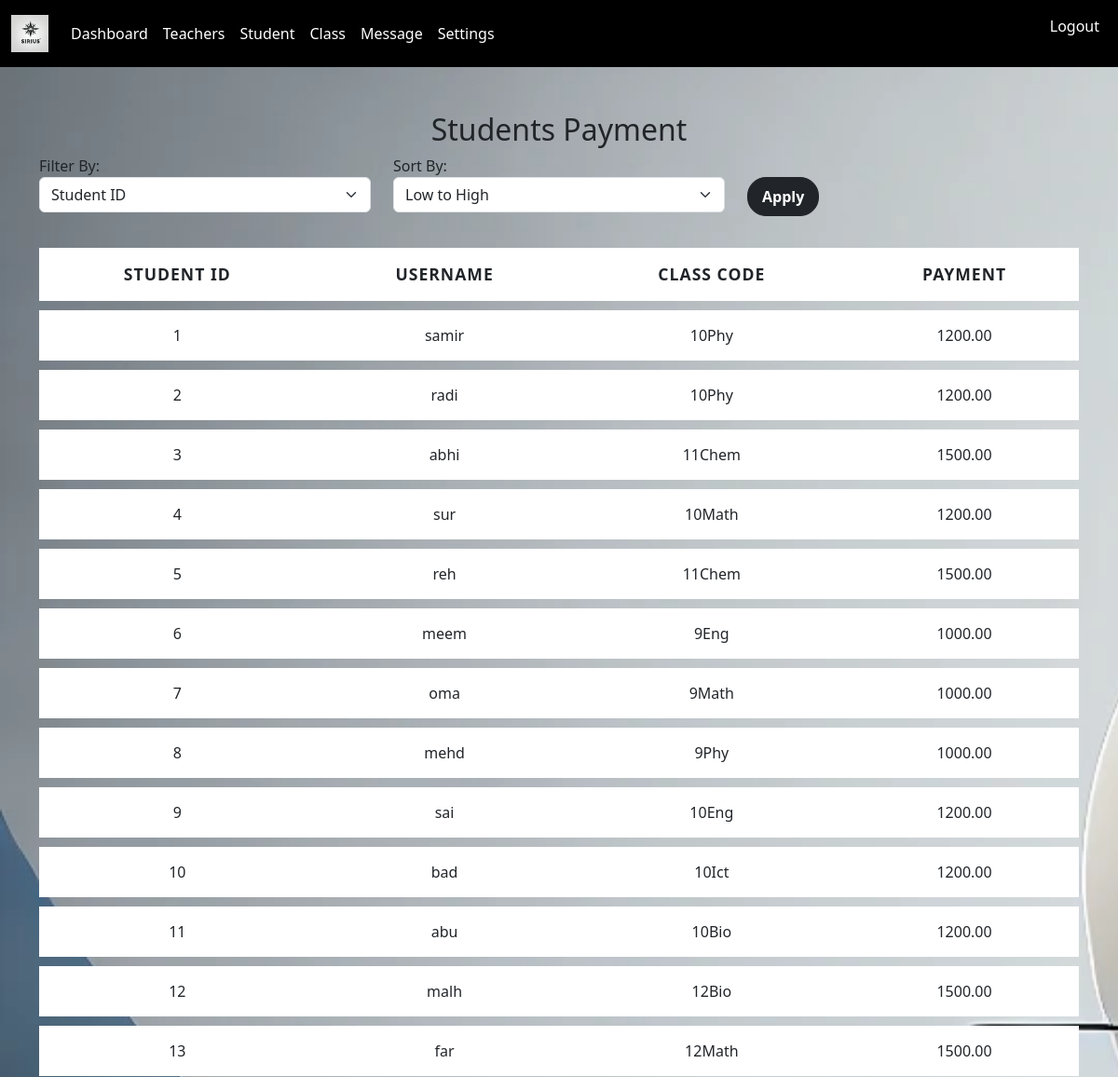
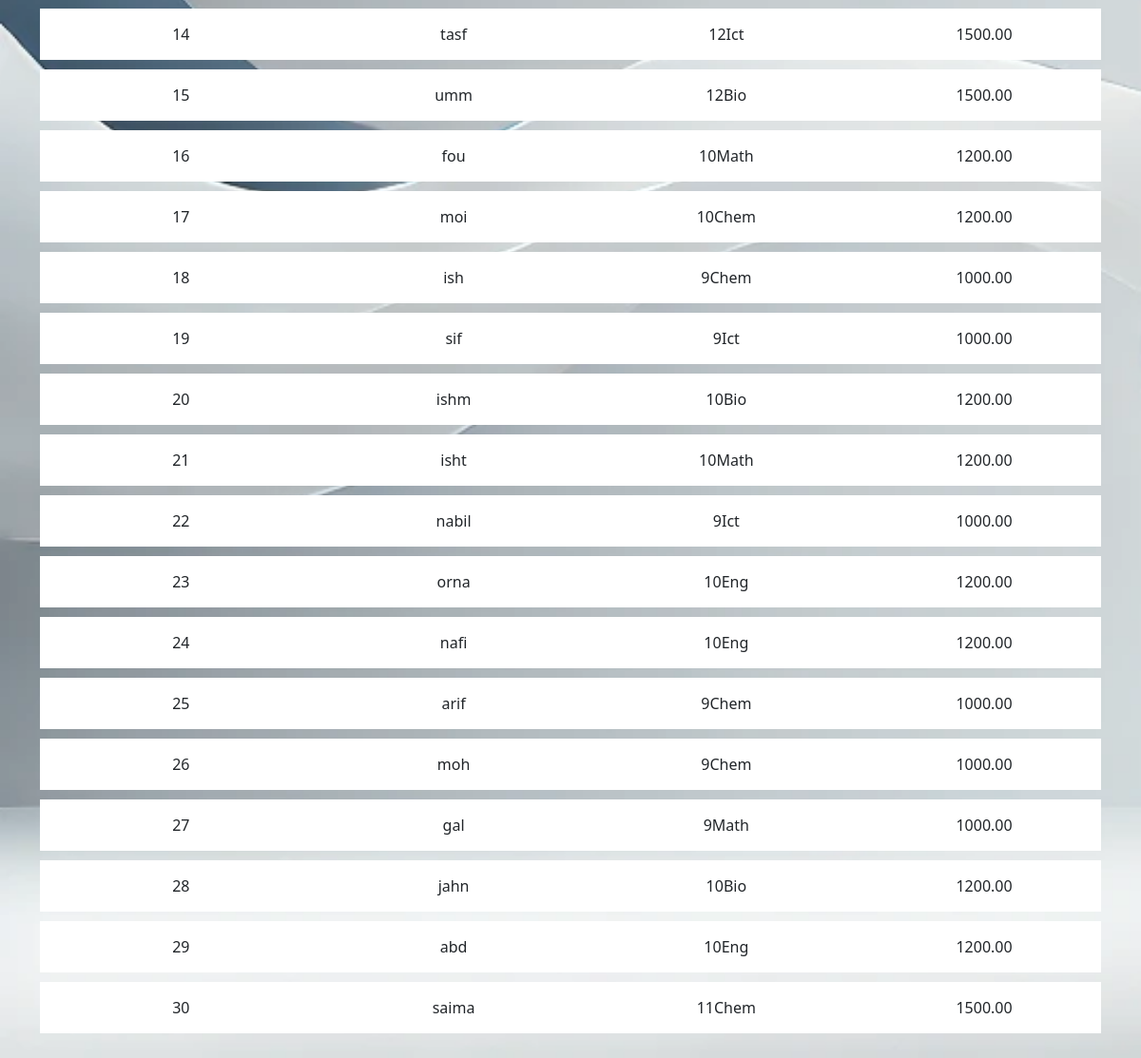
The app's page /Sirius/admin/students_payment.php (signed in) with its own data (2 pictures, top to bottom).
### tables this page shows
CREATE TABLE `student` (
  `username` varchar(50) NOT NULL,
  `password` varchar(255) NOT NULL,
  `f_name` varchar(50) NOT NULL,
  `l_name` varchar(50) NOT NULL,
  `student_id` int(11) NOT NULL,
  `class_code` varchar(50) DEFAULT NULL,
  `Address` varchar(250) DEFAULT NULL,
  `class_name` int(11) DEFAULT NULL
);

CREATE TABLE `class` (
  `class_name` int(11) NOT NULL,
  `class_code` varchar(255) NOT NULL,
  `Days` varchar(50) DEFAULT NULL,
  `teacher's_Payment` decimal(10,2) DEFAULT NULL,
  `class_time` varchar(16) DEFAULT NULL,
  `student_payment` decimal(10,2) DEFAULT NULL
);

### Sirius/admin/students_payment.php (the view, shortened to what this page needs)
<?php
if (isset($_SESSION['admin_id']) && isset($_SESSION['usert']) && $_SESSION['usert'] == '1') {
    include "../dbConnection.php";
    $filterBy = $_GET['filterBy'] ?? 'student_id';
    $sortOrder = $_GET['sortOrder'] ?? 'ASC';
    $sql = "SELECT
                s.student_id,
                s.username,
                s.class_code,
                c.class_name,
                c.student_payment AS payment
            FROM
                student s
            LEFT JOIN
                class c ON s.class_code = c.class_code
            ORDER BY
                $filterBy $sortOrder;";
    $stmt = $conct->prepare($sql);
    $stmt->execute();
    $payments = $stmt->fetchAll(PDO::FETCH_ASSOC);
    ?>
    <!DOCTYPE html>
    <html>
    <head>
        <link href="https://cdnjs.cloudflare.com/ajax/libs/bootstrap/5.3.0/css/bootstrap.min.css" rel="stylesheet">
        <link rel="stylesheet" type="text/css" href="..\Css\Front.css">
        <link rel="stylesheet" href="https://cdnjs.cloudflare.com/ajax/libs/font-awesome/4.7.0/css/font-awesome.min.css">
    </head>
    <body class="image_for_teacher">
        <nav class="navbar navbar-expand-lg navbar-light bg-light" id="Front_nav">
            <div class="container-fluid">
                <a class="navbar-brand" href="#">
                    <img src="..\image\icon.webp" width="40">
                </a>
                <div class="collapse navbar-collapse" id="navbarSupportedContent">
                    <ul class="navbar-nav me-auto mb-2 mb-lg-0">
                        <li class="nav-item">
                            <a class="nav-link" aria-current="page" href="index.php">Dashboard</a>
                        </li>
                        <li class="nav-item">
                            <a class="nav-link" aria-current="page" href="teacher.php">Teachers</a>
                        </li>
                        <li class="nav-item">
                            <a class="nav-link" aria-current="page" href="student.php">Student</a>
                        </li>
                        <li class="nav-item">
                            <a class="nav-link" href="#" data-bs-toggle="modal" data-bs-target="#contactModal">Class</a>
                        </li>
                        <li class="nav-item">
                            <a class="nav-link" href="#" data-bs-toggle="modal" data-bs-target="#contactModal">Message</a>
                        </li>
                        <li class="nav-item">
                            <a class="nav-link" href="#" data-bs-toggle="modal" data-bs-target="#contactModal">Settings</a>
                        </li>
                    </ul>
                    <ul>
                        <li class="navbar-nav me-auto mb-2 mb-lg-0">
                            <a class="nav-link" href="../logout.php">Logout</a>
                        </li>
                    </ul>
                </div>
            </div>
        </nav>
        <div class="container mt-5">
            <h2 class="text-center">Students Payment</h2>
            <form method="GET" class="mb-4">
                <div class="row">
                    <div class="col">
                        <label for="filterBy">Filter By:</label>
                        <select name="filterBy" id="filterBy" class="form-select">
                            <option value="student_id" <?= $filterBy == 'student_id' ? 'selected' : '' ?>>Student ID</option>
                        </select>
                    </div>
                    <div class="col">
                        <label for="sortOrder">Sort By:</label>
                        <select name="sortOrder" id="sortOrder" class="form-select">
                            <option value="ASC" <?= $sortOrder == 'ASC' ? 'selected' : '' ?>>Low to High</option>
                        </select>
                    </div>
                    <div class="col">
                        <button type="submit" class="btn btn-dark mt-4">Apply</button>
                    </div>
                </div>
            </form>
            <table class="table table-bordered">
                <thead>
                    <tr>
                        <th>Student ID</th>
                        <th>Username</th>
                        <th>Class Code</th>
                        <th>Payment</th>
                    </tr>
                </thead>
                <tbody>
                    <?php foreach ($payments as $payment): ?>
                        <tr>
                            <td><?= htmlspecialchars($payment['student_id']) ?></td>
                            <td><?= htmlspecialchars($payment['username']) ?></td>
                            <td><?= htmlspecialchars($payment['class_code']) ?></td>
                            <td><?= htmlspecialchars($payment['payment']) ?></td>
                        </tr>
                    <?php endforeach; ?>
                </tbody>
            </table>
        </div>
    </body>
    </html>
    <?php
} else {
    header("Location: ../index.php");
    exit();
}
?>

### Sirius/Css/Front.css (style rules this page uses)
.image_for_teacher { background: url(../image/web_back.webp); background-size: cover; background-attachment: fixed; }
#Front_nav { background: rgba(0, 0, 0, 1) !important; }
.nav-link { color: white !important; }
.table { border-collapse: separate; border-spacing: 0 10px; }
.table th, .table td { padding: 15px; vertical-align: middle; text-align: center; border: none; }
.table thead th { font-size: 1.1rem; font-weight: 600; text-transform: uppercase; letter-spacing: 1px; }
.btn { font-weight: bold; padding: 8px 15px; border-radius: 20px; transition: background-color 0.3s ease, transform 0.2s ease; }

### records on screen
student: student_id "1", username "samir", class_code "10Phy", class_code.student_payment "1200.00"
student: student_id "2", username "radi", class_code "10Phy", class_code.student_payment "1200.00"
student: student_id "3", username "abhi", class_code "11Chem", class_code.student_payment "1500.00"
student: student_id "4", username "sur", class_code "10Math", class_code.student_payment "1200.00"
student: student_id "5", username "reh", class_code "11Chem", class_code.student_payment "1500.00"
student: student_id "6", username "meem", class_code "9Eng", class_code.student_payment "1000.00"
student: student_id "7", username "oma", class_code "9Math", class_code.student_payment "1000.00"
student: student_id "8", username "mehd", class_code "9Phy", class_code.student_payment "1000.00"
student: student_id "9", username "sai", class_code "10Eng", class_code.student_payment "1200.00"
student: student_id "10", username "bad", class_code "10Ict", class_code.student_payment "1200.00"
student: student_id "11", username "abu", class_code "10Bio", class_code.student_payment "1200.00"
student: student_id "12", username "malh", class_code "12Bio", class_code.student_payment "1500.00"
student: student_id "13", username "far", class_code "12Math", class_code.student_payment "1500.00"
student: student_id "14", username "tasf", class_code "12Ict", class_code.student_payment "1500.00"
student: student_id "15", username "umm", class_code "12Bio", class_code.student_payment "1500.00"
student: student_id "16", username "fou", class_code "10Math", class_code.student_payment "1200.00"
student: student_id "17", username "moi", class_code "10Chem", class_code.student_payment "1200.00"
student: student_id "18", username "ish", class_code "9Chem", class_code.student_payment "1000.00"
student: student_id "19", username "sif", class_code "9Ict", class_code.student_payment "1000.00"
student: student_id "20", username "ishm", class_code "10Bio", class_code.student_payment "1200.00"
student: student_id "21", username "isht", class_code "10Math", class_code.student_payment "1200.00"
student: student_id "22", username "nabil", class_code "9Ict", class_code.student_payment "1000.00"
student: student_id "23", username "orna", class_code "10Eng", class_code.student_payment "1200.00"
student: student_id "24", username "nafi", class_code "10Eng", class_code.student_payment "1200.00"
student: student_id "25", username "arif", class_code "9Chem", class_code.student_payment "1000.00"
student: student_id "26", username "moh", class_code "9Chem", class_code.student_payment "1000.00"
student: student_id "27", username "gal", class_code "9Math", class_code.student_payment "1000.00"
student: student_id "28", username "jahn", class_code "10Bio", class_code.student_payment "1200.00"
student: student_id "29", username "abd", class_code "10Eng", class_code.student_payment "1200.00"
student: student_id "30", username "saima", class_code "11Chem", class_code.student_payment "1500.00"
